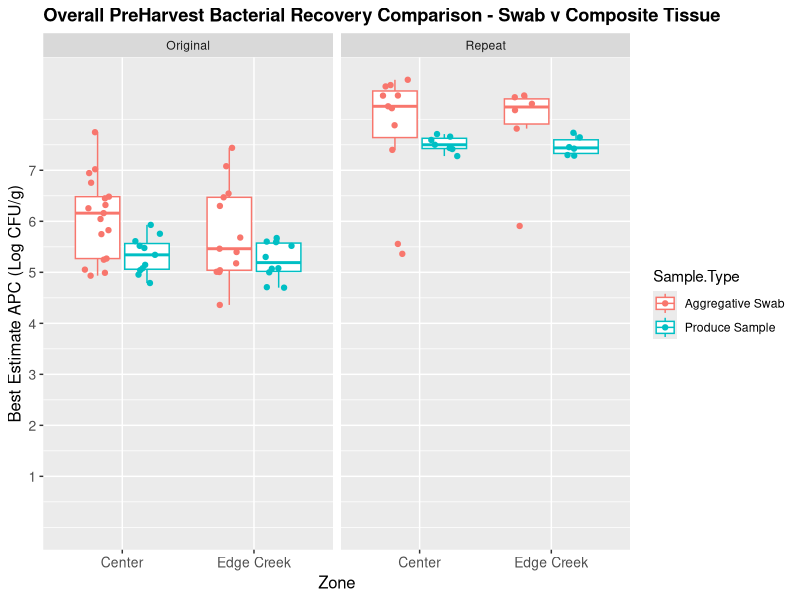
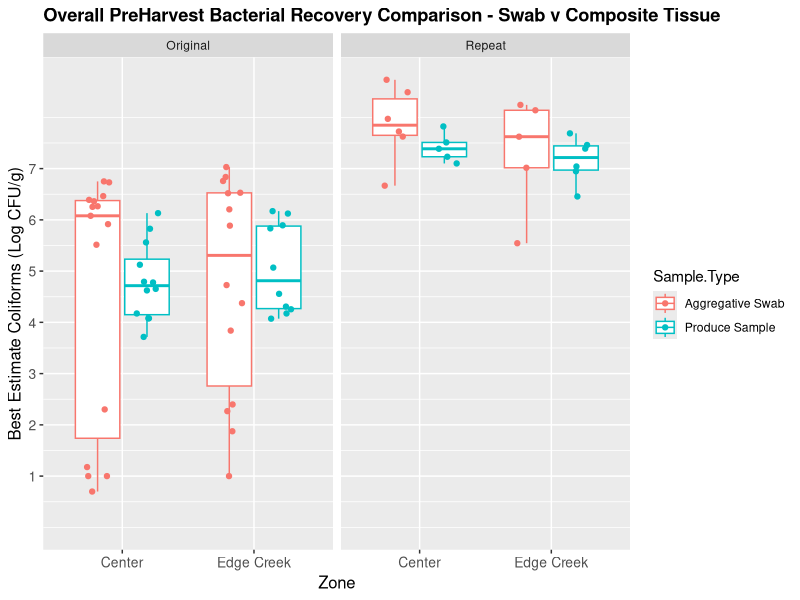
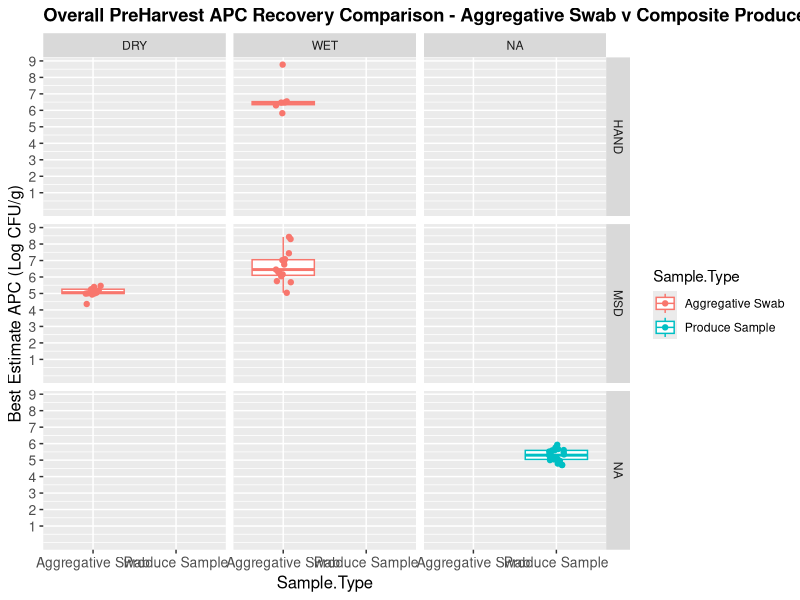
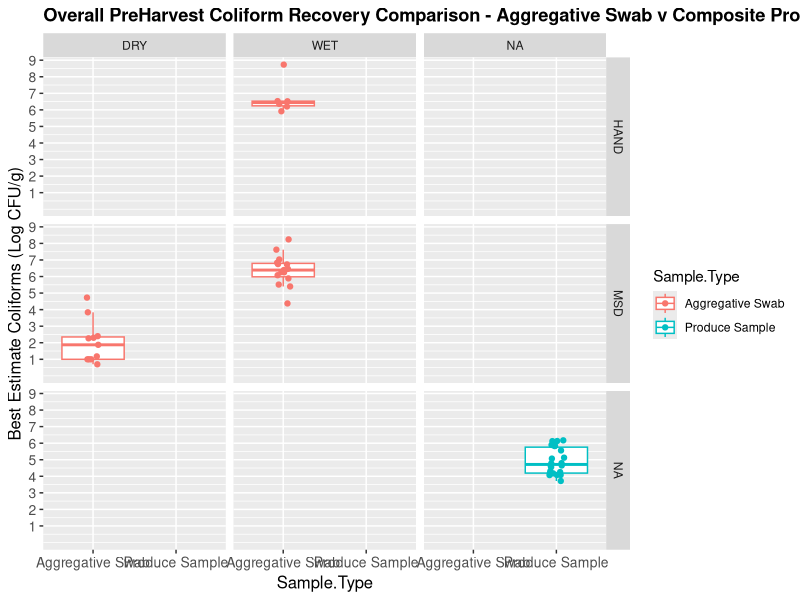
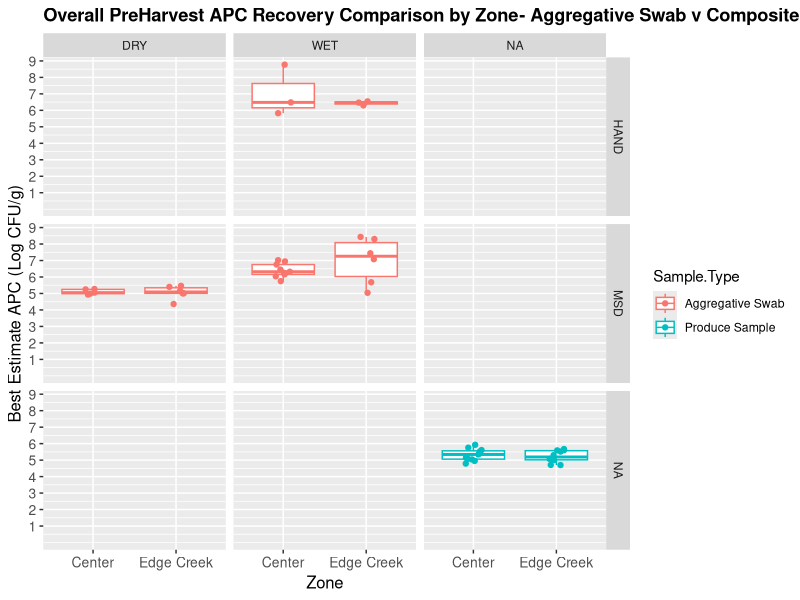
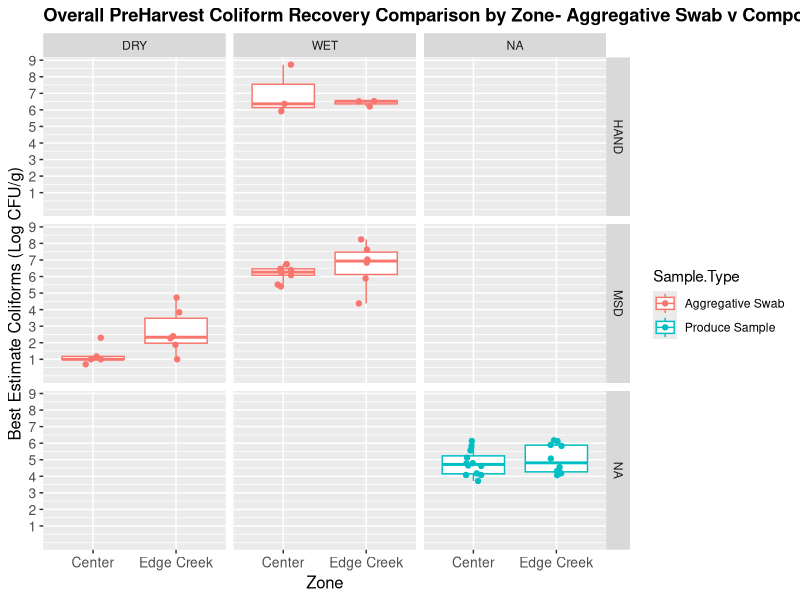
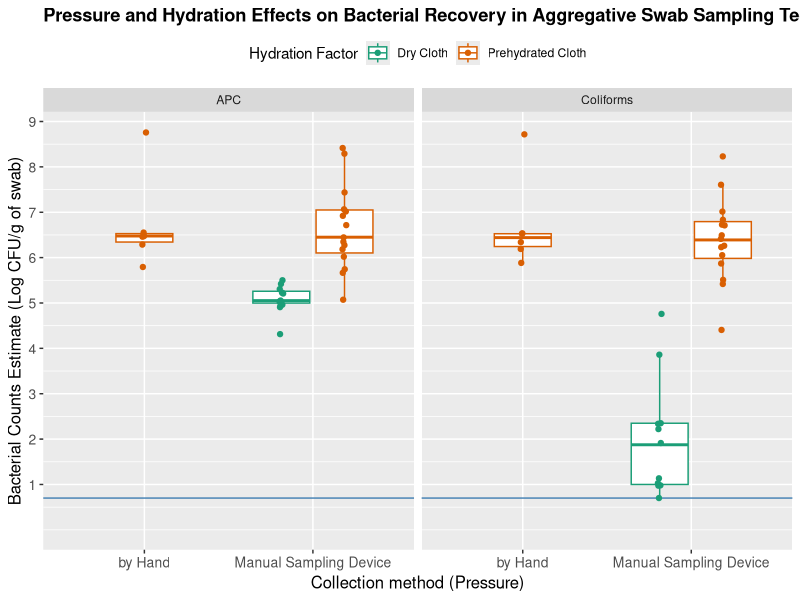
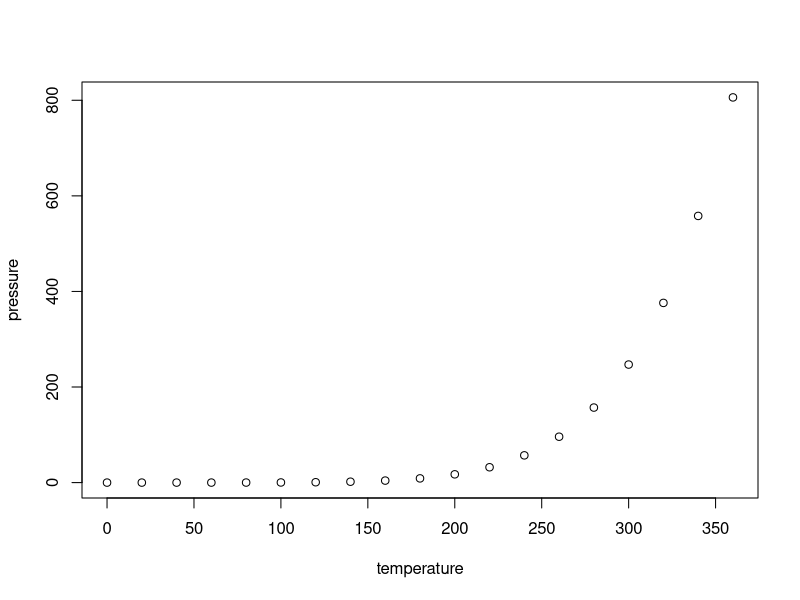

Reproduce these figures in R, in order.
## ---- chunk 1
knitr::opts_chunk$set(echo = TRUE)
## ---- chunk 2
library(tidyverse)
library(MASS)
library(car)
## ---- chunk 3
raw<-read.csv("Exp_1_results_organized.csv")
str(raw)
Fanoe<-read.csv("Experiment_1_trimmed.csv")
str(Fanoe)
Fanoe$Zone<-as.factor(Fanoe$Zone)
Fanoe$Top.bottom<-as.factor(Fanoe$Top.bottom)
Fanoe$Wet.dry<-as.factor(Fanoe$Wet.dry)
Fanoe$Hand.msd<-as.factor(Fanoe$Hand.msd)
Fanoe$Opportunity<-as.factor(Fanoe$Opportunity)
Fanoe$Sample.Type<-as.factor(Fanoe$Sample.Type)
Fanoe$Log.Coli.<-as.numeric(Fanoe$Log.Coli.)
str(Fanoe) #This contains all original and repeated samples, 
SumFanoe<-Fanoe%>%group_by(Sample.Type, Opportunity,Wet.dry, Hand.msd)%>%summarise(n=n())
knitr::kable(SumFanoe)
## ---- chunk 4
APC_MTvPr<-ggplot(data= Fanoe, aes(x=Zone, y=Log.APC. , col= Sample.Type))+
  geom_boxplot(outlier.alpha = 0)+theme(plot.title = element_text(size = rel(1.2), face = "bold"), axis.text = element_text(size= 10, angle=0, hjust=0.5), axis.title = element_text(size=12))+
  expand_limits(y=0)+
  scale_y_continuous("Best Estimate APC (Log CFU/g)", breaks= c(1,2,3,4,5,6,7))+
  geom_point(position=position_jitterdodge(),alpha=1)+
  ggtitle("Overall PreHarvest Bacterial Recovery Comparison - Swab v Composite Tissue ")
APC_MTvPr+facet_grid(.~Opportunity)
## ---- chunk 5
Colif_MTvPr<-ggplot(data= Fanoe, aes(x=Zone, y=Log.Coli. , col= Sample.Type))+
  geom_boxplot(outlier.alpha = 0)+theme(plot.title = element_text(size = rel(1.2), face = "bold"), axis.text = element_text(size= 10, angle=0, hjust=0.5), axis.title = element_text(size=12))+
  expand_limits(y=0)+
  scale_y_continuous("Best Estimate Coliforms (Log CFU/g)", breaks= c(1,2,3,4,5,6,7))+
  geom_point(position=position_jitterdodge(),alpha=1)+
  ggtitle("Overall PreHarvest Bacterial Recovery Comparison - Swab v Composite Tissue ")
Colif_MTvPr+facet_grid(.~Opportunity)
## ---- chunk 6
adj_Fanoe<-read.csv("Experiment_1_adjusted trim.csv")
adj_Fanoe$Zone<-as.factor(adj_Fanoe$Zone)
adj_Fanoe$Top.bottom<-as.factor(adj_Fanoe$Top.bottom)
adj_Fanoe$Wet.dry<-as.factor(adj_Fanoe$Wet.dry)
adj_Fanoe$Hand.msd<-as.factor(adj_Fanoe$Hand.msd)
adj_Fanoe$Opportunity<-as.factor(adj_Fanoe$Opportunity)
adj_Fanoe$Sample.Type<-as.factor(adj_Fanoe$Sample.Type)
str(adj_Fanoe)
wkngsamples_Fanoe<-adj_Fanoe%>%group_by(Sample.Type, Wet.dry, Hand.msd, Zone)%>%summarise(n=n())
totalecoli<-adj_Fanoe%>%group_by(Sample.Type, Log.E.coli.)%>%summarise(count=n())
knitr::kable(wkngsamples_Fanoe)
knitr::kable(totalecoli)
## ---- chunk 7
OvPH_MTvTissue_APC<-ggplot(data= adj_Fanoe, aes(x=Sample.Type, y=Log.APC. , col= Sample.Type))+
  geom_boxplot(outlier.alpha = 0)+theme(plot.title = element_text(size = rel(1.2), face = "bold"), axis.text = element_text(size= 10, angle=0, hjust=0.5), axis.title = element_text(size=12))+
  expand_limits(y=0)+
  scale_y_continuous("Best Estimate APC (Log CFU/g)", breaks= c(1,2,3,4,5,6,7,8,9))+
  geom_point(position=position_jitterdodge(),alpha=1)+
  ggtitle("Overall PreHarvest APC Recovery Comparison - Aggregative Swab v Composite Produce Samples")
OvPH_MTvTissue_APC+facet_grid(Hand.msd~Wet.dry)

OvPH_MTvTissue_Colif<-ggplot(data= adj_Fanoe, aes(x=Sample.Type, y=Log.Coli. , col= Sample.Type))+
  geom_boxplot(outlier.alpha = 0)+theme(plot.title = element_text(size = rel(1.2), face = "bold"), axis.text = element_text(size= 10, angle=0, hjust=0.5), axis.title = element_text(size=12))+
  expand_limits(y=0)+
  scale_y_continuous("Best Estimate Coliforms (Log CFU/g)", breaks= c(1,2,3,4,5,6,7,8,9))+
  geom_point(position=position_jitterdodge(),alpha=1)+
  ggtitle("Overall PreHarvest Coliform Recovery Comparison - Aggregative Swab v Composite Produce Samples")
OvPH_MTvTissue_Colif+facet_grid(Hand.msd~Wet.dry)

Zone_OvPH_MTvTissue_APC<-ggplot(data= adj_Fanoe, aes(x=Zone, y=Log.APC. , col= Sample.Type))+
  geom_boxplot(outlier.alpha = 0)+theme(plot.title = element_text(size = rel(1.2), face = "bold"), axis.text = element_text(size= 10, angle=0, hjust=0.5), axis.title = element_text(size=12))+
  expand_limits(y=0)+
  scale_y_continuous("Best Estimate APC (Log CFU/g)", breaks= c(1,2,3,4,5,6,7,8,9))+
  geom_point(position=position_jitterdodge(),alpha=1)+
  ggtitle("Overall PreHarvest APC Recovery Comparison by Zone- Aggregative Swab v Composite Produce Samples")
Zone_OvPH_MTvTissue_APC+facet_grid(Hand.msd~Wet.dry)

Zone_OvPH_MTvTissue_Colif<-ggplot(data= adj_Fanoe, aes(x=Zone, y=Log.Coli. , col= Sample.Type))+
  geom_boxplot(outlier.alpha = 0)+theme(plot.title = element_text(size = rel(1.2), face = "bold"), axis.text = element_text(size= 10, angle=0, hjust=0.5), axis.title = element_text(size=12))+
  expand_limits(y=0)+
  scale_y_continuous("Best Estimate Coliforms (Log CFU/g)", breaks= c(1,2,3,4,5,6,7,8,9))+
  geom_point(position=position_jitterdodge(),alpha=1)+
  ggtitle("Overall PreHarvest Coliform Recovery Comparison by Zone- Aggregative Swab v Composite Produce Samples")
Zone_OvPH_MTvTissue_Colif+facet_grid(Hand.msd~Wet.dry)
## ---- chunk 8
Only_Swabs<-adj_Fanoe%>%filter(Sample.Type=="Aggregative Swab")
Only_Swabs_noEcoli<-Only_Swabs[,-13] #This one would be replaced using a dataset that combines tests under a single column, rather than each test having its own column. This file was manually manipulated for this purpose, there is no code for it.
Only_Swabs_noEcoli1<-read.csv("LabPPT_AdjustedFanoe Exp_1.csv")
Only_Swabs_noEcoli<-Only_Swabs_noEcoli1%>% filter(Sample.Type=="Aggregative Swab")
Only_Swabs_noEcoli<-Only_Swabs_noEcoli%>% filter(Test != "E.coli")
Only_Swabs_noEcoli$Sample.Type<-as.factor(Only_Swabs_noEcoli$Sample.Type)
Only_Swabs_noEcoli$Hand.msd<-as.factor(Only_Swabs_noEcoli$Hand.msd)
Only_Swabs_noEcoli$Wet.dry<-as.factor(Only_Swabs_noEcoli$Wet.dry)
Only_Swabs_noEcoli$Test<-as.factor(Only_Swabs_noEcoli$Test)
Only_Swabs_noEcoli$Zone<-as.factor(Only_Swabs_noEcoli$Zone)
Only_Swabs_noEcoli$Top.bottom<-as.factor(Only_Swabs_noEcoli$Top.bottom)
str(Only_Swabs_noEcoli)

Everything_but_Ecoli<-adj_Fanoe[,-13]
str(Everything_but_Ecoli)
## ---- chunk 9
OvPH_MT<-ggplot(data= Only_Swabs_noEcoli, aes(x=Hand.msd, y=Best..Estimate, col= Wet.dry))+
  geom_boxplot(outlier.alpha = 0, position = position_dodge2(preserve="single"))+
  geom_hline(yintercept = 0.7, color="steelblue")+
  #geom_hline(yintercept = 0.3, color="steelblue")+
  theme(plot.title = element_text(size = rel(1.2), face = "bold"), legend.position = "top", axis.text = element_text(size= 10, angle=0, hjust=0.5), 
  axis.title = element_text(size=12))+
  geom_point(position=position_jitterdodge(jitter.width = 0.05, jitter.height = 0.05))+
  #stat_compare_means(method = "anova", label.y = 40)+
  expand_limits(y=0)+
  scale_y_continuous("Bacterial Counts Estimate (Log CFU/g of swab)", breaks= c(1,2,3,4,5,6,7,8,9))+
  scale_x_discrete("Collection method (Pressure)", labels=c("by Hand", "Manual Sampling Device"))+
  scale_color_manual(values=c("#1B9E77", "#d95f02"), labels=c("Dry Cloth", "Prehydrated Cloth")) +
  #scale_color_discrete(labels=c("Dry Cloth", "Prehydrated Cloth"))+
  labs(col="Hydration Factor")+
  ggtitle("Pressure and Hydration Effects on Bacterial Recovery in Aggregative Swab Sampling Technique Optimization")

OvPH_MT+facet_grid(.~Test)
#ggsave("Swab-characterization-overallUPDATE.jpeg", device = "jpeg", dpi=300, path = "C:/Users/jorge/Box Sync/NIFA Project/NIFA Project Repository/Output 2022", height= 5, width= 10, units = "in")
## ---- chunk 10
lm_APC<-lm(Log.APC. ~ Sample.Type, data=adj_Fanoe)
locAPClm<-lm(Log.APC. ~ Sample.Type*Zone, data=adj_Fanoe)
#shapiro.test(residuals(lm_APC))##normatility p=0.008401
#leveneTest(Log.APC.~Sample.Type, data=adj_Fanoe)#heterogenous p=0.00039
#leveneTest(APClm)
#anova(lm_APC) #effect in sample type p<0.01212 -- poshoc test needed


lm_APC_drywet<-lm(Log.APC. ~ Wet.dry, data=Only_Swabs)
lm_APC_press<-lm(Log.APC. ~ Hand.msd, data=Only_Swabs)
lm_APC_2fac<-lm(Log.APC.~Hand.msd*Wet.dry, data=Only_Swabs)
locAPClm<-lm(Log.APC.~ Wet.dry*Zone*Hand.msd, data=Only_Swabs)
plantAPClm<-lm(Log.APC. ~ Hand.msd*Wet.dry*Top.bottom, data=Only_Swabs)
#shapiro.test(residuals(lm_APC))##normatility p=0.017
#leveneTest(lm_APC)#heterogenous p=0.03
#leveneTest(APClm)
APC_Hydration_Effect<-anova(lm_APC_drywet) #effect in wet-dry p<6.753-6 -- poshoc test needed
APC_Pressure_Effect<-anova(lm_APC_press)#no effect from pressure
APC_BothFactors<-anova(lm_APC_2fac)#Hydration matters most 3.008e-5
APC_Zone_Effect<-anova(locAPClm) #zones had no effect
APC_InPlantLoc_effect<-anova(plantAPClm)#place in plant had no effect

lm_Colif_drywet<-lm(Log.Coli. ~ Wet.dry, data=Only_Swabs)
lm_Colif_press<-lm(Log.Coli. ~ Hand.msd, data=Only_Swabs)
lm_Colif_2fac<-lm(Log.Coli.~Hand.msd*Wet.dry, data=Only_Swabs)
locColiflm<-lm(Log.Coli.~ Wet.dry*Zone*Hand.msd, data=Only_Swabs)
plantColiflm<-lm(Log.Coli. ~ Hand.msd*Wet.dry*Top.bottom, data=Only_Swabs)
#shapiro.test(residuals(lm_APC))##normatility p=0.017
#leveneTest(lm_APC)#heterogenous p=0.03
#leveneTest(APClm)
Colif_Hydration_Effect<-anova(lm_Colif_drywet) #effect in wet-dry p<6.753-6 -- poshoc test needed
Colif_Pressure_Effect<-anova(lm_Colif_press)#no effect from pressure
Colif_BothFactors<-anova(lm_Colif_2fac)#Hydration matters most 3.008e-5
Colif_Zone_Effect<-anova(locColiflm) #zones had no effect
Colif_InPlantLoc_effect<-anova(plantColiflm)#place in plant had no effect

## ---- chunk 11
knitr::kable(APC_Hydration_Effect)
knitr::kable(APC_Pressure_Effect)
knitr::kable(APC_BothFactors)
knitr::kable(APC_Zone_Effect)
knitr::kable(APC_InPlantLoc_effect)

knitr::kable(Colif_Hydration_Effect)
knitr::kable(Colif_Pressure_Effect)
knitr::kable(Colif_BothFactors)
knitr::kable(Colif_Zone_Effect)
knitr::kable(Colif_InPlantLoc_effect)
## ---- chunk 12
Everything_wet<-Everything_but_Ecoli%>%filter(Sample.Type=="Produce Sample"|Sample.Type=="Aggregative Swab" & Wet.dry!="DRY")

WorkingDataset<-Everything_wet%>%group_by(Sample.Type)%>%summarise(count=n())
knitr::kable(WorkingDataset)
## ---- chunk 13

## ---- chunk 14

## ---- chunk 15
plot(pressure)
